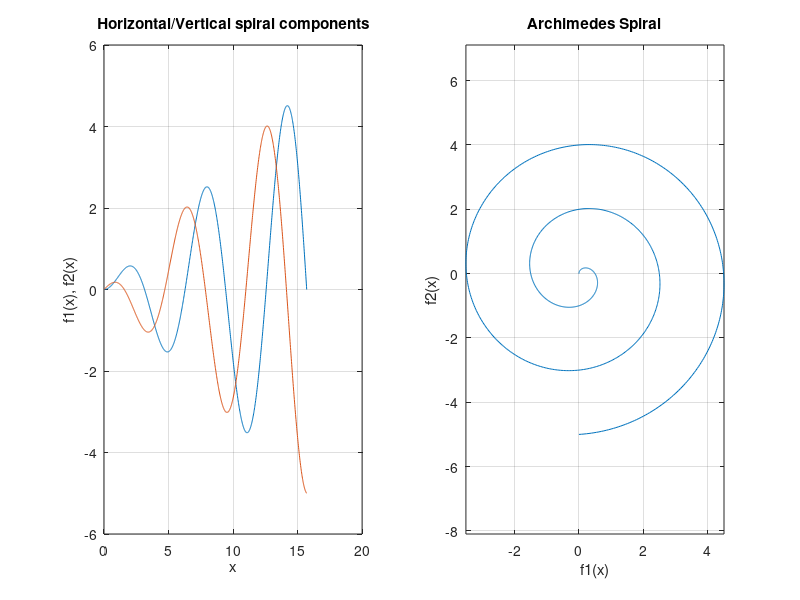

The MATLAB source for this figure:
%% (1), (2) & (3)

x = 0:pi/200:5*pi;
f1 = x/pi.*sin(x);
f2 = x/pi.*cos(x);

subplot(1,2,1);
plot(x,f1);
xlabel ('x');
ylabel ('f1(x), f2(x)');
title ('Horizontal/Vertical spiral components');
hold on
plot(x,f2);
grid on;
hold off
subplot(1,2,2);
plot(f1,f2);
xlabel ('f1(x)');
ylabel ('f2(x)');
title ('Archimedes Spiral');
grid on;
axis equal;



